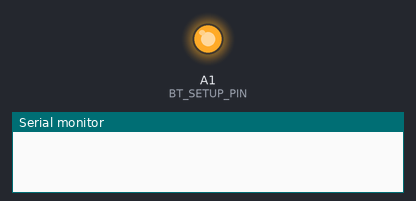
Simulated run of this sketch. Board: Arduino Uno, built with avr-gcc and run on an emulated ATmega328P. Shown: output pins drawn as LEDs (lit = HIGH), the last lines printed to the serial monitor.

Above: at 3.1 s.
At 3.6 s:
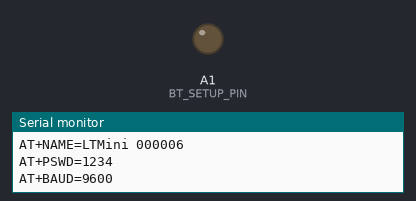
Timing chart, 0 to 5.1 s (numbered marks = the images above):
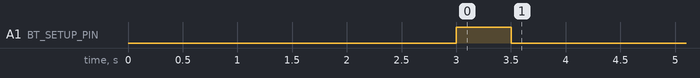

The sketch:

Bluetooth_Setup.ino
```cpp
/*******************************************************************************
Программа для проверки работоспособности и настройки BT модуля HC-05

Версия платы Livetronic: Mini (Robolight)

Дата редакции: 22-03-2017

Разработчик: Артур Голубцов
*******************************************************************************/

int BT_SETUP_PIN = A1;                    // Пин, отвечающий за настройку Bluetooth модуля

void setup() {
  delay(3000);
  pinMode(BT_SETUP_PIN, OUTPUT);
  Serial.begin(9600);                       // Подключаемся к последовательному порту на котором расположен HC-05 модуль
  digitalWrite(BT_SETUP_PIN, HIGH);
  delay(500);
  Serial.println("AT+NAME=LTMini 000006");    // Здесь можно поменять название модуля
  Serial.println("AT+PSWD=1234");             // Устанавливаем пароль
  Serial.println("AT+BAUD=9600");             // Устанавливаем скорость обмена данными
  digitalWrite(BT_SETUP_PIN, LOW);
}

void loop () {
}
```
